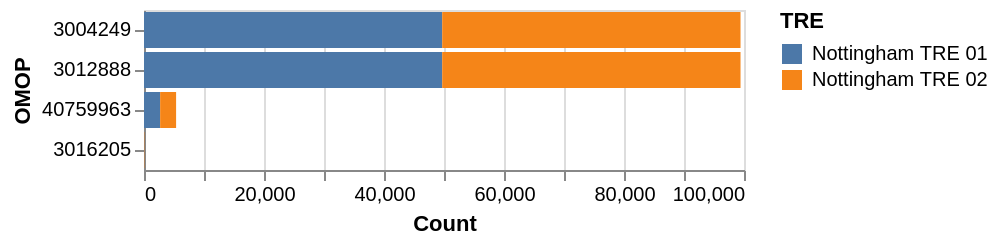

Notebook code for this chart:
### Markdown cell above
We can see a couple of thousand people have "Primary malignant neoplasm of skin", concept_id 139750.
Next, we can look at blood pressure.

### Code cell
codesets.plot_by_codes(codesets.get_codes_by_substring_match("pressure")["OMOP"])

### Figure 1 — Vega-Lite specification as saved in the notebook (floating-point values rounded to 4 significant figures)
{"config": {"view": {"continuousWidth": 300, "continuousHeight": 300}}, "data": {"name": "data-c350ddeb4c4823ee50f34696c04ee15d"}, "mark": {"type": "bar"}, "encoding": {"color": {"field": "TRE", "type": "nominal"}, "tooltip": {"field": "OMOP_DESCR", "type": "nominal"}, "x": {"field": "Count", "type": "quantitative"}, "y": {"field": "OMOP", "sort": "-x", "type": "nominal"}}, "$schema": "https://vega.github.io/schema/vega-lite/v6.1.0.json", "datasets": {"data-c350ddeb4c4823ee50f34696c04ee15d": [{"OMOP": 3004249, "TRE": "Nottingham TRE 01", "Count": 49700.0, "OMOP_DESCR": "Systolic blood pressure"}, {"OMOP": 3004249, "TRE": "Nottingham TRE 02", "Count": 49720.0, "OMOP_DESCR": "Systolic blood pressure"}, {"OMOP": 3012888, "TRE": "Nottingham TRE 01", "Count": 49700.0, "OMOP_DESCR": "Diastolic blood pressure"}, {"OMOP": 3012888, "TRE": "Nottingham TRE 02", "Count": 49720.0, "OMOP_DESCR": "Diastolic blood pressure"}, {"OMOP": 3016205, "TRE": "Nottingham TRE 01", "Count": 70.0, "OMOP_DESCR": "Systolic blood pressure Posterior tibial artery/Brachial artery"}, {"OMOP": 3016205, "TRE": "Nottingham TRE 02", "Count": 70.0, "OMOP_DESCR": "Systolic blood pressure Posterior tibial artery/Brachial artery"}, {"OMOP": 40759963, "TRE": "Nottingham TRE 01", "Count": 2690.0, "OMOP_DESCR": "Intraocular pressure of Eye"}, {"OMOP": 40759963, "TRE": "Nottingham TRE 02", "Count": 2660.0, "OMOP_DESCR": "Intraocular pressure of Eye"}]}}
